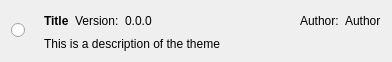
<?xml version="1.0" encoding="UTF-8"?>
<ui version="4.0">
 <class>themepanel</class>
 <widget class="QWidget" name="themepanel">
  <property name="geometry">
   <rect>
    <x>0</x>
    <y>0</y>
    <width>392</width>
    <height>62</height>
   </rect>
  </property>
  <property name="windowTitle">
   <string>Form</string>
  </property>
  <layout class="QHBoxLayout" name="horizontalLayout_2">
   <item>
    <widget class="QRadioButton" name="_select">
     <property name="maximumSize">
      <size>
       <width>15</width>
       <height>15</height>
      </size>
     </property>
     <property name="text">
      <string/>
     </property>
    </widget>
   </item>
   <item>
    <widget class="QLabel" name="_themeIcon">
     <property name="maximumSize">
      <size>
       <width>32</width>
       <height>32</height>
      </size>
     </property>
     <property name="text">
      <string/>
     </property>
     <property name="pixmap">
      <pixmap resource="resource.qrc">:/config_icons/warn32</pixmap>
     </property>
    </widget>
   </item>
   <item>
    <layout class="QVBoxLayout" name="verticalLayout">
     <item>
      <layout class="QHBoxLayout" name="horizontalLayout">
       <item>
        <widget class="QLabel" name="_themeTitle">
         <property name="font">
          <font>
           <weight>75</weight>
           <bold>true</bold>
          </font>
         </property>
         <property name="text">
          <string>Title</string>
         </property>
         <property name="buddy">
          <cstring>_select</cstring>
         </property>
        </widget>
       </item>
       <item>
        <widget class="QLabel" name="_v">
         <property name="text">
          <string>Version:</string>
         </property>
        </widget>
       </item>
       <item>
        <widget class="QLabel" name="_themeVersion">
         <property name="text">
          <string>0.0.0</string>
         </property>
        </widget>
       </item>
       <item>
        <spacer name="horizontalSpacer">
         <property name="orientation">
          <enum>Qt::Horizontal</enum>
         </property>
         <property name="sizeHint" stdset="0">
          <size>
           <width>40</width>
           <height>20</height>
          </size>
         </property>
        </spacer>
       </item>
       <item>
        <widget class="QLabel" name="_a">
         <property name="text">
          <string>Author:</string>
         </property>
        </widget>
       </item>
       <item>
        <widget class="QLabel" name="_author">
         <property name="text">
          <string>Author</string>
         </property>
        </widget>
       </item>
      </layout>
     </item>
     <item>
      <widget class="QLabel" name="_themeDesc">
       <property name="text">
        <string>This is a description of the theme</string>
       </property>
      </widget>
     </item>
    </layout>
   </item>
  </layout>
 </widget>
 <resources>
  <include location="resource.qrc"/>
 </resources>
 <connections/>
</ui>
